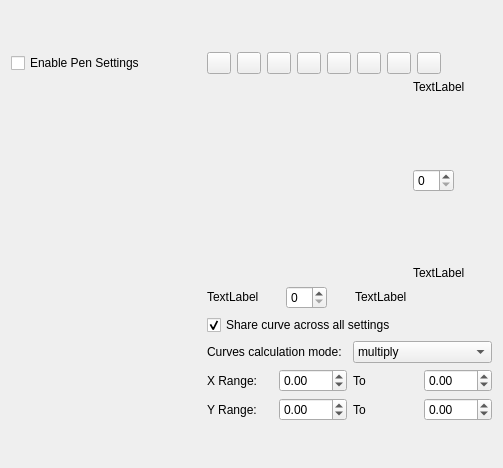
<?xml version="1.0" encoding="UTF-8"?>
<ui version="4.0">
 <author>
   SPDX-FileCopyrightText: none
   SPDX-License-Identifier: GPL-3.0-or-later
 </author> <class>WdgMyPaintCurveOption</class>
 <widget class="QWidget" name="WdgMyPaintCurveOption">
  <property name="geometry">
   <rect>
    <x>0</x>
    <y>0</y>
    <width>503</width>
    <height>468</height>
   </rect>
  </property>
  <layout class="QVBoxLayout" name="verticalLayout_2">
   <item>
    <layout class="QHBoxLayout" name="horizontalLayout">
     <property name="bottomMargin">
      <number>15</number>
     </property>
     <item>
      <widget class="KisDoubleSliderSpinBox" name="strengthSlider" native="true">
       <property name="sizePolicy">
        <sizepolicy hsizetype="Preferred" vsizetype="Fixed">
         <horstretch>0</horstretch>
         <verstretch>0</verstretch>
        </sizepolicy>
       </property>
       <property name="minimumSize">
        <size>
         <width>20</width>
         <height>20</height>
        </size>
       </property>
       <property name="maximumSize">
        <size>
         <width>16777215</width>
         <height>16777215</height>
        </size>
       </property>
      </widget>
     </item>
    </layout>
   </item>
   <item>
    <layout class="QHBoxLayout" name="horizontalLayout_2">
     <item>
      <widget class="QCheckBox" name="checkBoxUseCurve">
       <property name="minimumSize">
        <size>
         <width>190</width>
         <height>0</height>
        </size>
       </property>
       <property name="text">
        <string>Enable Pen Settings</string>
       </property>
      </widget>
     </item>
     <item>
      <widget class="QPushButton" name="linearCurveButton">
       <property name="maximumSize">
        <size>
         <width>24</width>
         <height>24</height>
        </size>
       </property>
       <property name="text">
        <string/>
       </property>
       <property name="iconSize">
        <size>
         <width>16</width>
         <height>16</height>
        </size>
       </property>
      </widget>
     </item>
     <item>
      <widget class="QPushButton" name="revLinearButton">
       <property name="maximumSize">
        <size>
         <width>24</width>
         <height>24</height>
        </size>
       </property>
       <property name="text">
        <string/>
       </property>
       <property name="iconSize">
        <size>
         <width>16</width>
         <height>16</height>
        </size>
       </property>
      </widget>
     </item>
     <item>
      <widget class="QPushButton" name="sCurveButton">
       <property name="maximumSize">
        <size>
         <width>24</width>
         <height>24</height>
        </size>
       </property>
       <property name="text">
        <string/>
       </property>
       <property name="iconSize">
        <size>
         <width>16</width>
         <height>16</height>
        </size>
       </property>
      </widget>
     </item>
     <item>
      <widget class="QPushButton" name="reverseSCurveButton">
       <property name="maximumSize">
        <size>
         <width>24</width>
         <height>24</height>
        </size>
       </property>
       <property name="text">
        <string/>
       </property>
       <property name="iconSize">
        <size>
         <width>16</width>
         <height>16</height>
        </size>
       </property>
      </widget>
     </item>
     <item>
      <widget class="QPushButton" name="uCurveButton">
       <property name="maximumSize">
        <size>
         <width>24</width>
         <height>24</height>
        </size>
       </property>
       <property name="text">
        <string/>
       </property>
       <property name="iconSize">
        <size>
         <width>16</width>
         <height>16</height>
        </size>
       </property>
      </widget>
     </item>
     <item>
      <widget class="QPushButton" name="revUCurveButton">
       <property name="maximumSize">
        <size>
         <width>24</width>
         <height>24</height>
        </size>
       </property>
       <property name="text">
        <string/>
       </property>
       <property name="iconSize">
        <size>
         <width>16</width>
         <height>16</height>
        </size>
       </property>
      </widget>
     </item>
     <item>
      <widget class="QPushButton" name="jCurveButton">
       <property name="maximumSize">
        <size>
         <width>24</width>
         <height>24</height>
        </size>
       </property>
       <property name="text">
        <string/>
       </property>
       <property name="iconSize">
        <size>
         <width>16</width>
         <height>16</height>
        </size>
       </property>
      </widget>
     </item>
     <item>
      <widget class="QPushButton" name="lCurveButton">
       <property name="maximumSize">
        <size>
         <width>24</width>
         <height>24</height>
        </size>
       </property>
       <property name="text">
        <string/>
       </property>
       <property name="iconSize">
        <size>
         <width>16</width>
         <height>16</height>
        </size>
       </property>
       <property name="shortcut">
        <string>Ctrl+S</string>
       </property>
      </widget>
     </item>
     <item>
      <spacer name="horizontalSpacer_4">
       <property name="orientation">
        <enum>Qt::Horizontal</enum>
       </property>
       <property name="sizeHint" stdset="0">
        <size>
         <width>2</width>
         <height>2</height>
        </size>
       </property>
      </spacer>
     </item>
    </layout>
   </item>
   <item>
    <layout class="QHBoxLayout" name="horizontalLayout_4">
     <item>
      <widget class="KisMultiSensorsSelector" name="sensorSelector" native="true">
       <property name="sizePolicy">
        <sizepolicy hsizetype="Fixed" vsizetype="MinimumExpanding">
         <horstretch>0</horstretch>
         <verstretch>0</verstretch>
        </sizepolicy>
       </property>
       <property name="minimumSize">
        <size>
         <width>190</width>
         <height>0</height>
        </size>
       </property>
       <property name="maximumSize">
        <size>
         <width>160</width>
         <height>16777215</height>
        </size>
       </property>
      </widget>
     </item>
     <item>
      <layout class="QGridLayout" name="gridLayout_2">
       <item row="0" column="1">
        <layout class="QGridLayout" name="gridLayout">
         <item row="2" column="1">
          <layout class="QVBoxLayout" name="verticalLayout">
           <item>
            <layout class="QHBoxLayout" name="horizontalLayout_7"/>
           </item>
           <item>
            <widget class="QLabel" name="label_ymax">
             <property name="sizePolicy">
              <sizepolicy hsizetype="Fixed" vsizetype="Fixed">
               <horstretch>0</horstretch>
               <verstretch>0</verstretch>
              </sizepolicy>
             </property>
             <property name="text">
              <string comment="KDE::DoNotExtract">TextLabel</string>
             </property>
            </widget>
           </item>
           <item>
            <spacer name="verticalSpacer_3">
             <property name="orientation">
              <enum>Qt::Vertical</enum>
             </property>
             <property name="sizeHint" stdset="0">
              <size>
               <width>10</width>
               <height>10</height>
              </size>
             </property>
            </spacer>
           </item>
           <item>
            <layout class="QHBoxLayout" name="horizontalLayout_5">
             <item>
              <widget class="QSpinBox" name="intOut">
               <property name="sizePolicy">
                <sizepolicy hsizetype="Minimum" vsizetype="Minimum">
                 <horstretch>0</horstretch>
                 <verstretch>0</verstretch>
                </sizepolicy>
               </property>
               <property name="font">
                <font>
                 <pointsize>9</pointsize>
                </font>
               </property>
               <property name="wrapping">
                <bool>false</bool>
               </property>
              </widget>
             </item>
             <item>
              <spacer name="horizontalSpacer_5">
               <property name="orientation">
                <enum>Qt::Horizontal</enum>
               </property>
               <property name="sizeHint" stdset="0">
                <size>
                 <width>40</width>
                 <height>20</height>
                </size>
               </property>
              </spacer>
             </item>
            </layout>
           </item>
           <item>
            <spacer name="verticalSpacer_2">
             <property name="orientation">
              <enum>Qt::Vertical</enum>
             </property>
             <property name="sizeHint" stdset="0">
              <size>
               <width>20</width>
               <height>40</height>
              </size>
             </property>
            </spacer>
           </item>
           <item>
            <widget class="QLabel" name="label_ymin">
             <property name="sizePolicy">
              <sizepolicy hsizetype="Fixed" vsizetype="Fixed">
               <horstretch>0</horstretch>
               <verstretch>0</verstretch>
              </sizepolicy>
             </property>
             <property name="text">
              <string comment="KDE::DoNotExtract">TextLabel</string>
             </property>
            </widget>
           </item>
          </layout>
         </item>
         <item row="3" column="0">
          <layout class="QHBoxLayout" name="horizontalLayout_3">
           <item>
            <widget class="QLabel" name="label_xmin">
             <property name="sizePolicy">
              <sizepolicy hsizetype="Preferred" vsizetype="Fixed">
               <horstretch>0</horstretch>
               <verstretch>0</verstretch>
              </sizepolicy>
             </property>
             <property name="text">
              <string comment="KDE::DoNotExtract">TextLabel</string>
             </property>
            </widget>
           </item>
           <item>
            <spacer name="horizontalSpacer_3">
             <property name="orientation">
              <enum>Qt::Horizontal</enum>
             </property>
             <property name="sizeHint" stdset="0">
              <size>
               <width>40</width>
               <height>20</height>
              </size>
             </property>
            </spacer>
           </item>
           <item>
            <widget class="QSpinBox" name="intIn">
             <property name="sizePolicy">
              <sizepolicy hsizetype="Minimum" vsizetype="Minimum">
               <horstretch>0</horstretch>
               <verstretch>0</verstretch>
              </sizepolicy>
             </property>
             <property name="minimumSize">
              <size>
               <width>0</width>
               <height>0</height>
              </size>
             </property>
             <property name="font">
              <font>
               <pointsize>9</pointsize>
              </font>
             </property>
             <property name="frame">
              <bool>true</bool>
             </property>
            </widget>
           </item>
           <item>
            <spacer name="horizontalSpacer">
             <property name="orientation">
              <enum>Qt::Horizontal</enum>
             </property>
             <property name="sizeHint" stdset="0">
              <size>
               <width>40</width>
               <height>20</height>
              </size>
             </property>
            </spacer>
           </item>
           <item>
            <widget class="QLabel" name="label_xmax">
             <property name="sizePolicy">
              <sizepolicy hsizetype="Preferred" vsizetype="Fixed">
               <horstretch>0</horstretch>
               <verstretch>0</verstretch>
              </sizepolicy>
             </property>
             <property name="text">
              <string comment="KDE::DoNotExtract">TextLabel</string>
             </property>
            </widget>
           </item>
          </layout>
         </item>
         <item row="2" column="0">
          <widget class="KisCurveWidget" name="curveWidget" native="true">
           <property name="sizePolicy">
            <sizepolicy hsizetype="Preferred" vsizetype="Expanding">
             <horstretch>1</horstretch>
             <verstretch>0</verstretch>
            </sizepolicy>
           </property>
           <property name="minimumSize">
            <size>
             <width>200</width>
             <height>200</height>
            </size>
           </property>
          </widget>
         </item>
        </layout>
       </item>
       <item row="0" column="3">
        <spacer name="horizontalSpacer_2">
         <property name="orientation">
          <enum>Qt::Horizontal</enum>
         </property>
         <property name="sizeHint" stdset="0">
          <size>
           <width>13</width>
           <height>13</height>
          </size>
         </property>
        </spacer>
       </item>
       <item row="4" column="1">
        <layout class="QHBoxLayout" name="horizontalLayout_19">
         <item>
          <widget class="QLabel" name="label_5">
           <property name="text">
            <string>Y Range:</string>
           </property>
          </widget>
         </item>
         <item>
          <widget class="QDoubleSpinBox" name="yMinBox">
           <property name="minimum">
            <double>-180.000000000000000</double>
           </property>
           <property name="maximum">
            <double>180.000000000000000</double>
           </property>
          </widget>
         </item>
         <item>
          <widget class="QLabel" name="label_3">
           <property name="text">
            <string>To</string>
           </property>
          </widget>
         </item>
         <item>
          <widget class="QDoubleSpinBox" name="yMaxBox">
           <property name="minimum">
            <double>-180.000000000000000</double>
           </property>
           <property name="maximum">
            <double>180.000000000000000</double>
           </property>
          </widget>
         </item>
        </layout>
       </item>
       <item row="5" column="1">
        <spacer name="verticalSpacer">
         <property name="orientation">
          <enum>Qt::Vertical</enum>
         </property>
         <property name="sizeHint" stdset="0">
          <size>
           <width>20</width>
           <height>60</height>
          </size>
         </property>
        </spacer>
       </item>
       <item row="2" column="1">
        <layout class="QHBoxLayout" name="horizontalLayout_6">
         <item>
          <widget class="QLabel" name="label">
           <property name="toolTip">
            <string>&lt;html&gt;&lt;head/&gt;&lt;body&gt;
&lt;p&gt;Curve calculation mode changes how 2 or more curve works together&lt;br/&gt;&lt;/p&gt;
&lt;p&gt; multiply (default): all values from curves multiplies &lt;/p&gt;&lt;p&gt;(0.8 pressure) * (0.5 speed) = 0.4 &lt;br/&gt;&lt;/p&gt;
&lt;p&gt; addition: all values from curves adds&lt;/p&gt;&lt;p&gt;(0.6 pressure) + (0.3 speed) = 0.9&lt;br/&gt;&lt;/p&gt;
&lt;p&gt; maximum value&lt;/p&gt;&lt;p&gt;(0.7 pressure), (0.3 speed) = 0.7&lt;br/&gt;&lt;/p&gt;
&lt;p&gt; minimum value &lt;/p&gt;&lt;p&gt;(0.7 pressure), (0.3 speed) = 0.3&lt;br/&gt;&lt;/p&gt;
&lt;p&gt; difference between min and max values&lt;/p&gt;&lt;p&gt;(0.8 pressure), (0.3 speed), (0.6 fade) = 0.5&lt;/p&gt;&lt;/body&gt;&lt;/html&gt;</string>
           </property>
           <property name="text">
            <string>Curves calculation mode:</string>
           </property>
          </widget>
         </item>
         <item>
          <widget class="QComboBox" name="curveMode">
           <property name="toolTip">
            <string>&lt;html&gt;&lt;head/&gt;&lt;body&gt;
&lt;p&gt;Curve calculation mode changes how 2 or more curve works together&lt;br/&gt;&lt;/p&gt;
&lt;p&gt; multiply (default): all values from curves multiplies &lt;/p&gt;&lt;p&gt;(0.8 pressure) * (0.5 speed) = 0.4 &lt;br/&gt;&lt;/p&gt;
&lt;p&gt; addition: all values from curves adds&lt;/p&gt;&lt;p&gt;(0.6 pressure) + (0.3 speed) = 0.9&lt;br/&gt;&lt;/p&gt;
&lt;p&gt; maximum value&lt;/p&gt;&lt;p&gt;(0.7 pressure), (0.3 speed) = 0.7&lt;br/&gt;&lt;/p&gt;
&lt;p&gt; minimum value &lt;/p&gt;&lt;p&gt;(0.7 pressure), (0.3 speed) = 0.3&lt;br/&gt;&lt;/p&gt;
&lt;p&gt; difference between min and max values&lt;/p&gt;&lt;p&gt;(0.8 pressure), (0.3 speed), (0.6 fade) = 0.5&lt;/p&gt;&lt;/body&gt;&lt;/html&gt;</string>
           </property>
           <property name="editable">
            <bool>false</bool>
           </property>
           <item>
            <property name="text">
             <string>multiply</string>
            </property>
           </item>
           <item>
            <property name="text">
             <string>addition</string>
            </property>
           </item>
           <item>
            <property name="text">
             <string>maximum</string>
            </property>
           </item>
           <item>
            <property name="text">
             <string>minimum</string>
            </property>
           </item>
           <item>
            <property name="text">
             <string>difference</string>
            </property>
           </item>
          </widget>
         </item>
        </layout>
       </item>
       <item row="1" column="1">
        <widget class="QCheckBox" name="checkBoxUseSameCurve">
         <property name="text">
          <string>Share curve across all settings</string>
         </property>
         <property name="checked">
          <bool>true</bool>
         </property>
        </widget>
       </item>
       <item row="3" column="1">
        <layout class="QHBoxLayout" name="horizontalLayout_18">
         <item>
          <widget class="QLabel" name="label_4">
           <property name="text">
            <string>X Range:</string>
           </property>
          </widget>
         </item>
         <item>
          <widget class="QDoubleSpinBox" name="xMinBox">
           <property name="minimum">
            <double>-180.000000000000000</double>
           </property>
           <property name="maximum">
            <double>180.000000000000000</double>
           </property>
          </widget>
         </item>
         <item>
          <widget class="QLabel" name="label_2">
           <property name="text">
            <string>To</string>
           </property>
          </widget>
         </item>
         <item>
          <widget class="QDoubleSpinBox" name="xMaxBox">
           <property name="minimum">
            <double>-180.000000000000000</double>
           </property>
           <property name="maximum">
            <double>180.000000000000000</double>
           </property>
          </widget>
         </item>
        </layout>
       </item>
      </layout>
     </item>
    </layout>
   </item>
  </layout>
 </widget>
 <customwidgets>
  <customwidget>
   <class>KisDoubleSliderSpinBox</class>
   <extends>QWidget</extends>
   <header>kis_slider_spin_box.h</header>
   <container>1</container>
  </customwidget>
  <customwidget>
   <class>KisCurveWidget</class>
   <extends></extends>
   <header>widgets/kis_curve_widget.h</header>
   <container>1</container>
  </customwidget>
  <customwidget>
   <class>KisMultiSensorsSelector</class>
   <extends>QWidget</extends>
   <header>kis_multi_sensors_selector.h</header>
   <container>1</container>
  </customwidget>
 </customwidgets>
 <resources/>
 <connections/>
</ui>
